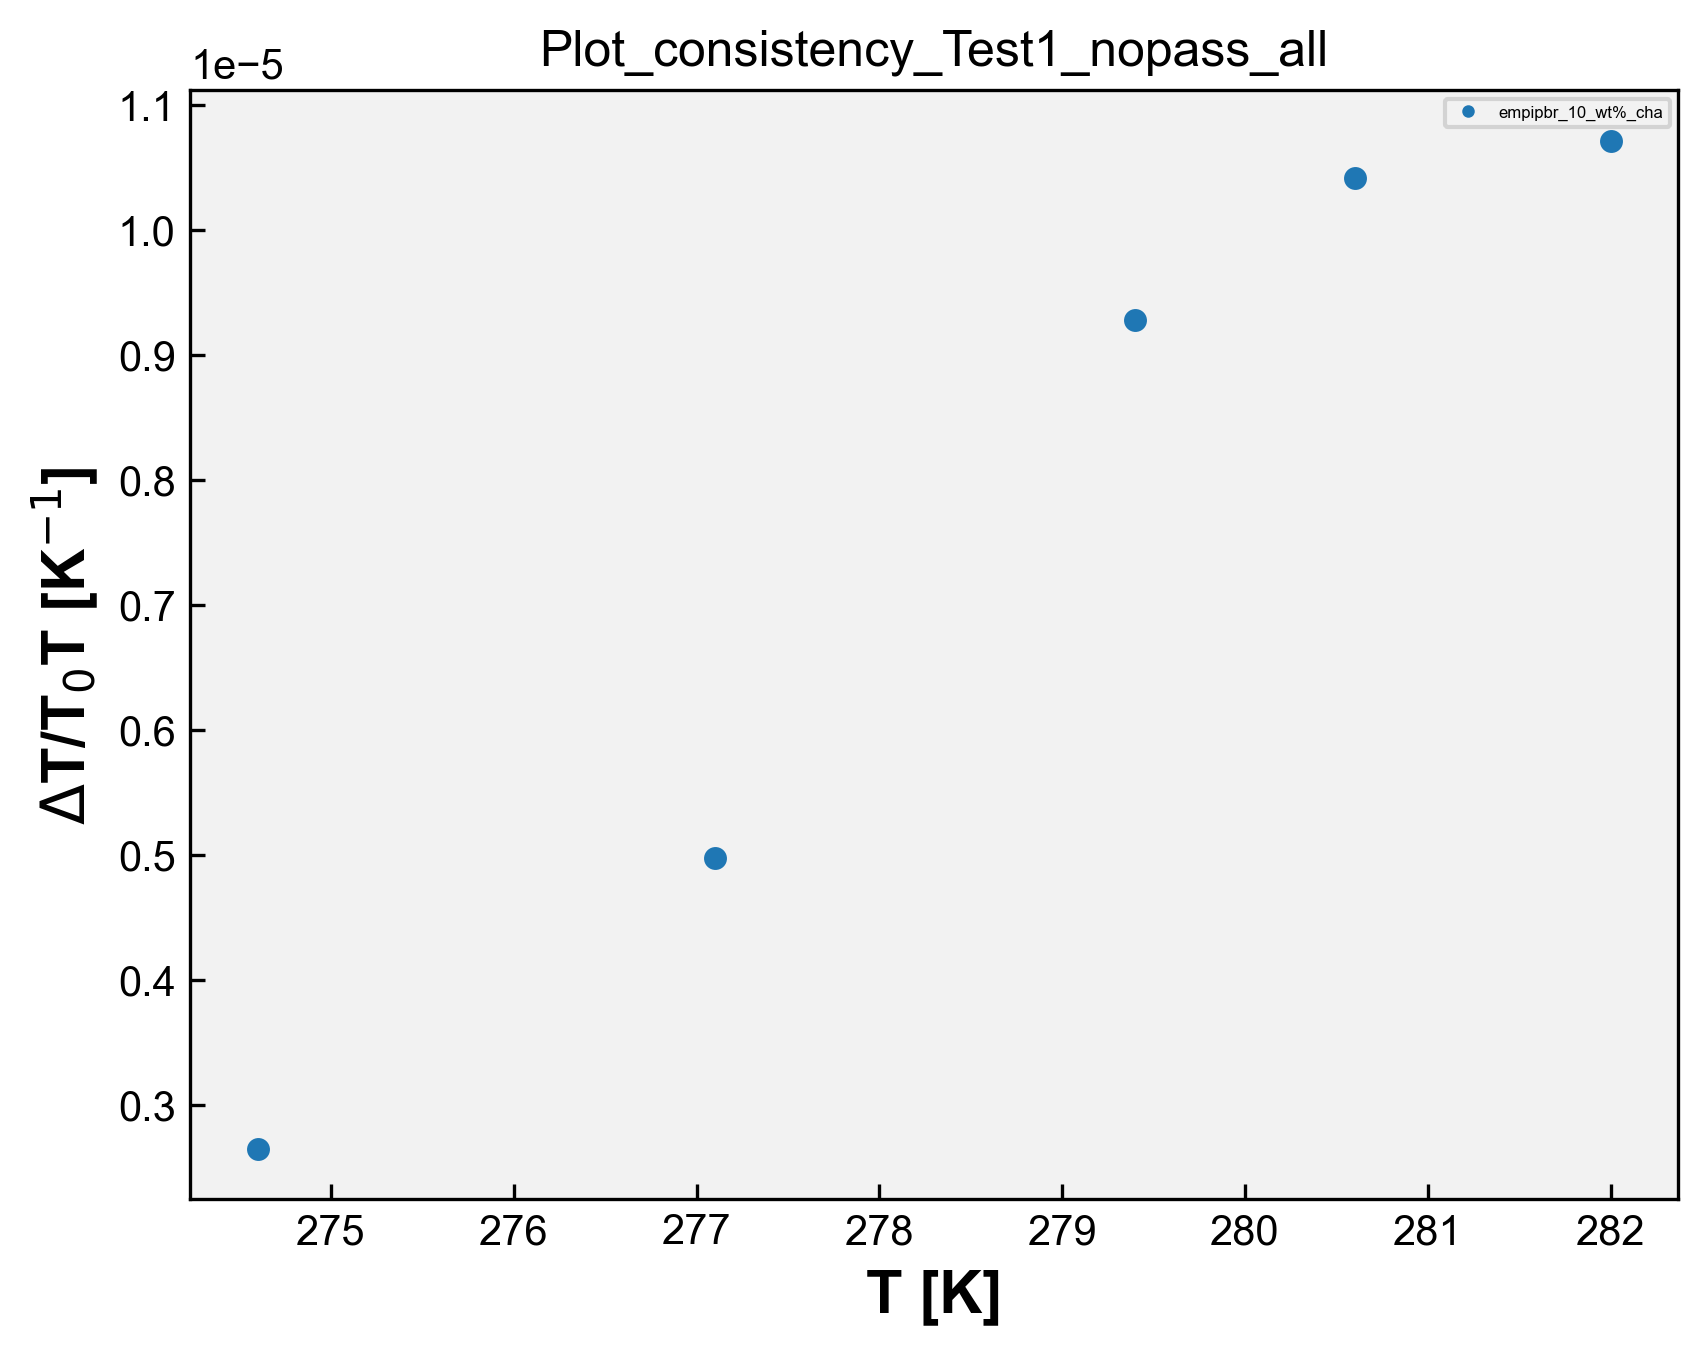

Write Python code to recreate this figure.
# Plot_consistency - Test1_nopass
import matplotlib.pyplot as plt
import matplotlib
from matplotlib.font_manager import FontProperties
import pandas as pd
import numpy as np
import openpyxl
import os

matplotlib.rcParams['font.family'] = "Arial" # change the default font # mudança da fonte
matplotlib.rcParams['xtick.direction'] = 'in' # change the ticks direction # mudança da direção dos marcadores ao longo dos eixos de um gráfico que indicam valores específicos
matplotlib.rcParams['ytick.direction'] = 'in'
font = FontProperties() # cria uma instância de propriedades de fontes, tamanho, estilo e família
font.set_family('sans-serif') # 'serif', 'sans-serif', 'cursive', 'fantasy', or 'monospace' # família da fonte
font.set_name('Arial') # nome da fonte
font.set_weight('bold') # 'ultralight', 'light', 'normal', 'regular', 'book', 'medium', 'roman', 'semibold', 'demibold', 'demi', 'bold', 'heavy', 'extra bold', 'black' # peso da fonte
font.set_style('normal') #'normal', 'italic' or 'oblique' # estilo da fonte, negrito, itálico, normal, etc
font.set_size('x-large') # xx-small', 'x-small', 'small', 'medium', 'large', 'x-large', 'xx-large' # tamanho da fonte
plt.rcParams['figure.dpi'] = 300 # resolução padrão para as figuras exibidas na tela
plt.rcParams['savefig.dpi'] = 300 # resolução padrão para as figuras salvas em arquivos PNG, PDF ou SVG
opt = {'fillstyle':'full','markersize':5,'markeredgewidth':0.5} # aparência dos marcadores, fillstyle: full - estilo de preenchimento markersize: 5 - tamanho do marcador markeredgewidth: 0.5 largura da borda do marcador
plt.rcParams['figure.facecolor'] = (1.0,1.0,1.0,0.0) # cor de fundo da figura como transparente
plt.rcParams['axes.facecolor'] = '0.95' # cor de fundo dos eixos como uma tonalidade de cinza claro
#plt.rcParams['figure.figsize'] = (4,4) # tamanho da figura padrão em polegadas


caminho_arquivo = 'Test1_nopass.xlsx' # caminho do arquivo de DMA
wb = openpyxl.load_workbook(caminho_arquivo) # ler dados de abas individuais do arquivo Excel sem abrir e fechar repetidamente, mantém aberto. Mais eficiente se você precisa ler dados de várias abas do arquivo. Lista com os nomes de todas as abas do arquivo Excel.
# load_workbook é a função usada para carregar o arquvio Excel

dados_coluna_D_array = [] # matriz para guardar os dados da coluna C de todas as sheet
dados_coluna_K_array = [] # matriz para guardar os dados da coluna I de todas as sheet

nomes_abas = []

for i in wb.sheetnames: # para i dentro da lista wb com os nomes de todas as abas
    nome_aba = wb[i] # obtém o nome da aba na posição i na lista wb, que contém os nomes de todas as abas
    nome_aba_split = nome_aba.title.split("_") # nome_aba é o nome completo da aba. nome_aba.title converte o nome da aba para o formato de título. split("_ ") divide o nome da aba em duas partes usando o caractere "_ "
    if len(nome_aba_split) > 2: # se o nome da aba contiver mais de duas partes
        nome_aba_split.insert(2, "wt%") # insere wt% entre a segunda e a terceira partes do nome da aba
        nome_aba_final = "_".join(nome_aba_split) # junta as partes do nome da aba de volta com "_"
        print('nome_aba_final', nome_aba_final)
        nomes_abas.append(nome_aba_final) # adiciona o nome modificado _a lista de nomes das abas
    else:
        nomes_abas.append(nome_aba.title) # nome da aba não tiver mais de duas partes, adiciona o nome completo da aba à lista nomes_abas (usada na legenda)

    dados_coluna_D = [] # abre uma lista para os dados da coluna C da sheet
    dados_coluna_K = [] # abre uma lista para os dados da coluna I da sheet

    for j in nome_aba.iter_rows(min_row=2, values_only=True): # iter_rows: permite iterar sobre as linhas dessa aba # min_row=2: especifica a primeira linha a ser considerada, nesse caso, começa na segunda linha, pois a primeira linha geralmente contém os cabeçalhos das colunas # values_only=True: indica que queremos obter apenas os valores das células, sem incluir informações adicionais como formatação, fórmulas ou estilos.
        dados_coluna_D.append(j[3])
        dados_coluna_K.append(j[10])

    dados_coluna_D_array.append(dados_coluna_D)
    dados_coluna_K_array.append(dados_coluna_K)

print('dados_C', dados_coluna_D_array)
print('dados_I', dados_coluna_K_array)

# Plotagem dos dados:

symbols = ['o', 's', '^', 'D', 'v', '>', '<', 'P', 'X', 'H', '*', 'h', '+', 'x', '|', '_', '1', '2', '3', '4', 'p', ',', '.', '8', 'p', 'd', 'D', '|', '_', '$...$']
# Exemplos de símbolos

# Vetor de cores
colors = ['#1f77b4', '#ff7f0e', '#2ca02c', '#d62728', '#9467bd', '#8c564b', '#e377c2', '#7f7f7f', '#bcbd22', '#17becf',  '#aec7e8',  '#ffbb78', '#98df8a', '#ff9896', '#c5b0d5', '#c49c94',  '#f7b6d2', '#c7c7c7',  '#dbdb8d',  '#9edae5',  '#393b79',  '#5254a3', '#6b6ecf',  '#9c9ede',  '#637939',  '#8ca252',  '#b5cf6b', '#cedb9c',  '#8c6d31',  '#bd9e39',  '#e7ba52',  '#e7cb94',  '#843c39', '#ad494a', '#d6616b',  '#e7969c',  '#7b4173', '#a55194',  '#ce6dbd',  '#de9ed6']

for i in range(len(dados_coluna_D_array)):
    x = dados_coluna_D_array[i]
    y = dados_coluna_K_array[i]
    print('x', x)
    print('y', y)
    symbol=symbols[i]
    color=colors[i]
    plt.plot(x, y, marker=symbol, markersize=opt['markersize'], markeredgewidth=opt['markeredgewidth'], fillstyle=opt['fillstyle'], color=color, linestyle='none')

plt.legend(nomes_abas, loc='upper right', fontsize=4, markerscale=0.5)
plt.xlabel('T [K]',fontproperties=font)
plt.ylabel('$\Delta$T/T$_0$T [K$^{-1}$]',fontproperties=font)
#plt.legend(loc="upper left")
# teste
nome_arquivo_python = os.path.basename(__file__) # obter o nome do arquivo python atual
nome_arquivo_sem_extensao = os.path.splitext(nome_arquivo_python)[0] # obter o nome do arquivo sem extensão # [0] vai acessar o primeiro elemento da tupla retornado por path.splitext

plt.title(nome_arquivo_sem_extensao)

plt.savefig(f'{nome_arquivo_sem_extensao}.png',format='png',bbox_inches='tight',
                dpi=300,transparent=False)
plt.show()
